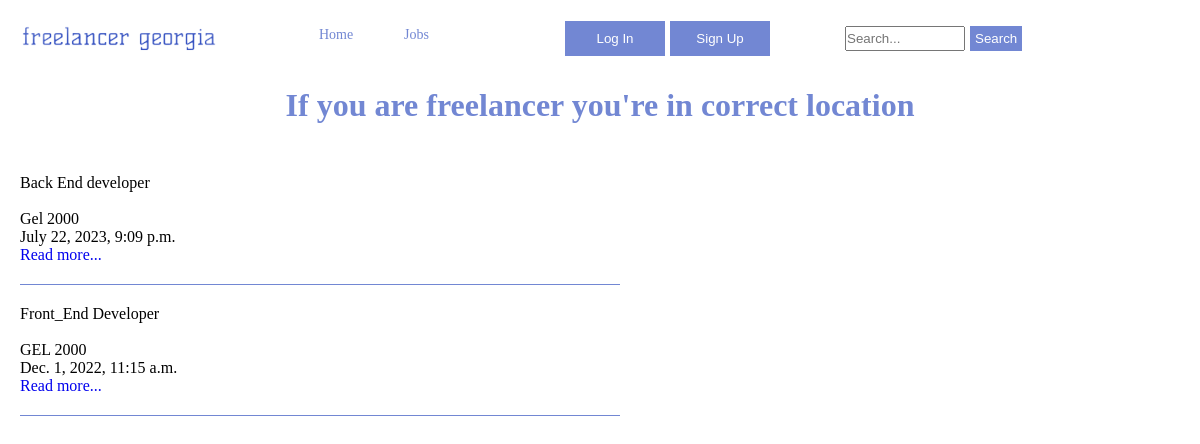
Screenshot of /jobs/jobs with the database file from the repository.
### jobs/models.py (models this page shows, shortened)
class Articles(models.Model):
    title = models.CharField('Jobs TiTle', max_length=50)
    description = models.TextField('Job Description')
    currency = models.CharField('Specify the Currency', max_length=10)
    budget = models.CharField('Budget', max_length=10)
    data = models.DateTimeField('Publishing Data')

### jobs/views.py (the view)
# urls.py: path('jobs/', include('jobs.urls')),
def jobs(request):
    jobs = Articles.objects.order_by('-data')
    return render(request, 'jobs/jobs.html', {'jobs': jobs})

### jobs/templates/jobs/jobs.html (shortened to what this page needs)
{% load static %}
<!doctype html>
<html lang="en">
<head>
    <link rel="stylesheet" href="{% static 'jobs/css/jobs.css' %} ">
</head>
<body>
    <div class="container">
        <div class="container-inner">
            <div class="header">
                <div class="logo-box">
                     <a href="{% url 'home' %}">
                        <img src="{% static 'main/images/logo.png' %} "  class="logo" alt="">
                     </a>
                </div>
                <nav class="mobile-nav">
                    <a href="{% url 'home' %}" class="home_text">
                        Home
                    </a>
                    <a href="{% url 'jobs' %}" class="jobs_text">
                        Jobs
                    </a>
                </nav>
                {% if request.user.is_authenticated %}
                     <div class="logged-user">
                          <span>Hello</span><p class="hello-user">{{ user }}</p>
                         <a href=" {% url 'FreelanerGeorgia:freelancer_create' %}  ">
                             <button class="btn-user">Main Page</button>
                         </a>
                         <form class="logout" method="post" action="{% url 'logout' %}">
                            {% csrf_token %}
                            <button class="out" type="submit">Logout</button>
                         </form>
                         <a href="{% url 'jobs' %}" >
                            <button class="out" type="submit">Jobs</button>
                         </a>
                     </div>
                 {% else %}
                <div class="btn-desktop-box">
                        <a href="{% url 'login' %}">
                            <button class="signup" type="submit">Log In</button>
                        </a>
                        <a href="{% url 'sign_up' %}">
                            <button class="signup" type="submit">Sign Up</button>
                        </a>
                </div>
                {% endif %}
                <form class='search' action="{% url 'search' %}" method="post">
                    <input class="search-input"  type="text" name="search" placeholder="Search...">
                    <button class="searchbtn" type="submit">Search</button>
                </form>
            </div>
        </div>
        <h1 class="job-header-text">If you are freelancer you're in correct location</h1>
      <div class="jobs-card">
            {% for el in jobs %}
            {{ el.title }} <br> <br>
            {{ el.currency }}
            {{ el.budget }}<br>
            <div class="botm">{{ el.data }}<br>
                 <a class="read-more" href=" {% url 'detail' el.id %}">
                  Read more...
                </a>
            </div>
        {% endfor %}
      </div>
    </div>
</body>
</html>

### jobs/static/jobs/css/jobs.css (style rules this page uses)
body { overflow-x: none; }
* { margin: 0; padding: 0; box-sizing: border-box; }
.container { padding: 20px; }
nav { display:flex; justify-content: space-between; align-items: center; }
a { text-decoration: none; }
.header { display:flex; justify-content: space-between; align-items: center; }
.logo-box { width: 150px; }
.logo-box img { width: 100%; }
.mobile-nav { display: none; }
.mobile-nav * { margin: -3px 10px 0 10px; color: #7287d3; font-size: 17px; }
.signup { background: #7287d3; color: white; border: none; padding: 5px; cursor: pointer; margin-left: 5px }
.btn-desktop-box { display: none; }
.job-header-text { color: #7287d3; text-align: center; margin-top: 30px; }
.jobs-card { margin: 50px 0px 20px 0px; padding-bottom: 20px; width: 600px; }
.botm { border-bottom: 1px solid #7287d3; padding-bottom: 20px; margin-bottom: 20px; }
.read-more { margin: 10px 0 10px 0; }
.search { width: 100px; margin-left: -10px; display: none; }
.searchbtn { background: #7287d3; color: white; border: none; padding: 5px; cursor: pointer; margin-left: 5px; display: none; }
.search-input { width: 100%; display: none; }
@media screen and (min-width: 768px) { .search { width: 250px; margin-left: -10px; display:flex; } }
@media screen and (min-width: 768px) { .logo-box { width: 150px; } }
@media screen and (min-width: 768px) { .logo-box img { width: 100%; } }
@media screen and (min-width: 768px) { .searchbtn { background: #7287d3; color: white; border: none; padding: 5px; cursor: pointer; margin-left: 5px; display: flex; } }
@media screen and (min-width: 768px) { .search-input { width: 120px; display: flex; } }
@media screen and (min-width: 1024px) { .logo-box { width: 200px; } }
@media screen and (min-width: 1024px) { .logo-box img { width: 100%; } }
@media screen and (min-width: 1024px) { .mobile-nav { display: flex; } }
@media screen and (min-width: 1024px) { .mobile-nav * { margin: -7px 30px 0 14px; color: #7287d3; font-size: 14px; width: 41px; } }
@media screen and (min-width: 1024px) { .signup { background: #7287d3; color: white; border: none; height: 35px; width: 100px; padding: 5px; cursor: pointer; } }
@media screen and (min-width: 1024px) { .btn-desktop-box { display: flex; } }

### rows the page displays
Articles: title "Back End developer", currency "Gel", budget "2000", data "July 22, 2023, 9:09 p.m."
Articles: title "Front_End Developer", currency "GEL", budget "2000", data "Dec. 1, 2022, 11:15 a.m."
